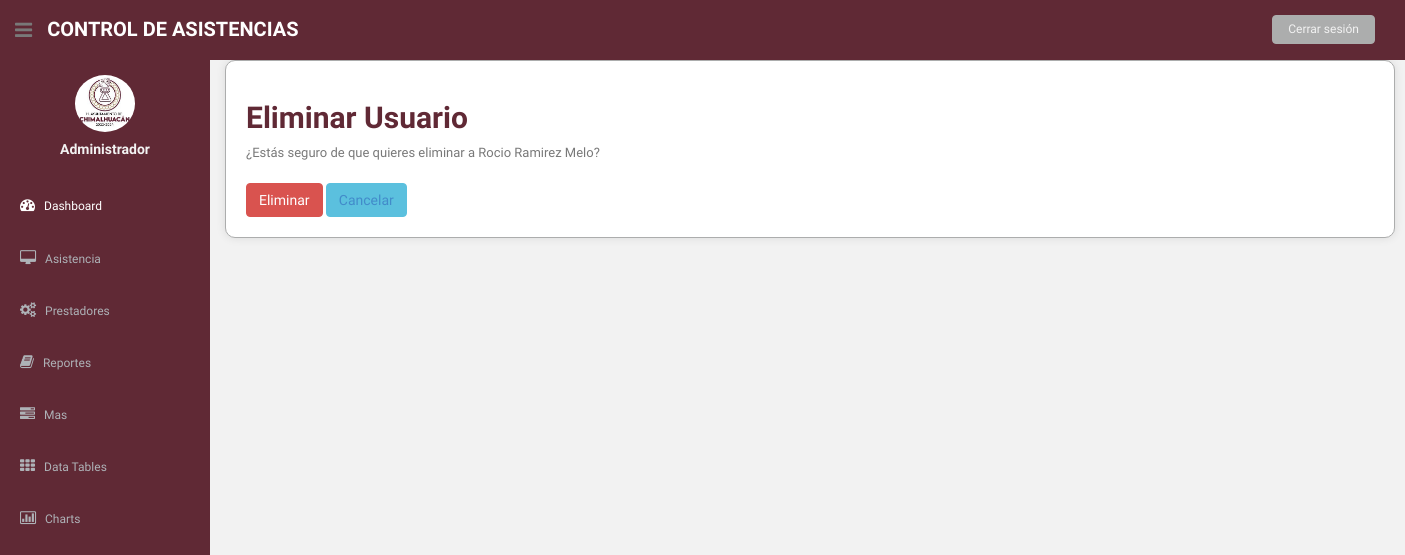
The app's page /eliminar_usuario/1/ (signed in) with its own data.
### asistencia/models.py (models this page shows, shortened)
class Usuarios(models.Model):
    nombre = models.CharField(max_length=100)
    apellido_paterno = models.CharField(max_length=100)
    apellido_materno = models.CharField(max_length=100)
    telefono = models.CharField(max_length=20)
    correo_electronico = models.EmailField(max_length=255)
    OPCIONES_SERVICIO = [
        ('SS', 'Servicio Social'),
        ('R', 'Residencias'),
    ]
    tipo_servicio = models.CharField(max_length=2, choices=OPCIONES_SERVICIO)
    horas_realizadas = models.IntegerField(default=0)  # Se actualizará según las horas realizadas
    horas_requeridas = models.IntegerField()  # Horas requeridas para el servicio

### asistencia/views.py (the view)
# urls.py: path('eliminar_usuario/<int:pk>/', views.eliminar_usuario, name='eliminar_usuario'),
@login_required
def eliminar_usuario(request, pk):
    usuario = get_object_or_404(Usuarios, pk=pk)
    if request.method == 'POST':
        usuario.delete()
        messages.success(request, 'Usuario eliminado correctamente.')
        return redirect('lista_usuarios')
    return render(request, 'eliminar_usuario.html', {'usuario': usuario})

### asistencia/templates/eliminar_usuario.html (shortened to what this page needs)
{% load static %}
<!DOCTYPE html>
<html lang="en">
<head>
  <link href="{% static 'css/bootstrap.css' %}" rel="stylesheet">
  <link href="{% static 'font-awesome/css/font-awesome.css' %}" rel="stylesheet" />
  <link rel="stylesheet" type="text/css" href="{% static 'css/zabuto_calendar.css' %}">
  <link rel="stylesheet" type="text/css" href="{% static 'js/gritter/css/jquery.gritter.css' %}" />
  <link rel="stylesheet" type="text/css" href="{% static 'lineicons/style.css' %}">
  <link href="{% static 'css/style.css' %}" rel="stylesheet">
  <link href="{% static 'css/style-responsive.css' %}" rel="stylesheet">
</head>
<body>
  <section id="container">
    <header class="header black-bg">
      <div class="sidebar-toggle-box">
        <div class="fa fa-bars tooltips" data-placement="right" data-original-title="Toggle Navigation"></div>
      </div>
      <a href="{% url 'index' %}" class="logo"><b>Control de Asistencias</b></a>
      <div class="top-menu">
        <ul class="nav pull-right top-menu">
          <li><a class="logout" href="{% url 'login' %}">Cerrar sesión</a></li>
        </ul>
      </div>
    </header>
    <aside>
      <div id="sidebar" class="nav-collapse">
        <ul class="sidebar-menu" id="nav-accordion">
          <p class="centered"><a href="profile.html"><img src="{% static 'img/LOGO.jpg' %}" class="img-circle" width="60"></a></p>
          <h5 class="centered">Administrador</h5>
          <li class="mt">
            <a class="active" href="{% url 'index' %}">
              <i class="fa fa-dashboard"></i>
              <span>Dashboard</span>
            </a>
          </li>
          <li class="sub-menu">
            <a href="javascript:;">
              <i class="fa fa-desktop"></i>
              <span>Asistencia</span>
            </a>
          </li>
          <li class="sub-menu">
            <a href="javascript:;">
              <i class="fa fa-cogs"></i>
              <span>Prestadores</span>
            </a>
          </li>
          <li class="sub-menu">
            <a href="javascript:;">
              <i class="fa fa-book"></i>
              <span>Reportes</span>
            </a>
          </li>
          <li class="sub-menu">
            <a href="javascript:;">
              <i class="fa fa-tasks"></i>
              <span>Mas</span>
            </a>
          </li>
          <li class="sub-menu">
            <a href="javascript:;">
              <i class="fa fa-th"></i>
              <span>Data Tables</span>
            </a>
          </li>
          <li class="sub-menu">
            <a href="javascript:;">
              <i class="fa fa-bar-chart-o"></i>
              <span>Charts</span>
            </a>
          </li>
        </ul>
      </div>
    </aside>
    <section id="main-content">
      <section class="wrapper">
        <div class="container">
          <h2>Eliminar Usuario</h2>
          <p>¿Estás seguro de que quieres eliminar a {{ usuario.nombre }} {{ usuario.apellido_paterno }} {{ usuario.apellido_materno }}?</p>
          <form action="" method="post">
            <button type="submit" class="btn btn-danger">Eliminar</button>
            <a href="{% url 'lista_usuarios' %}" class="btn btn-secondary">Cancelar</a>
          </form>
        </div>
      </section>
    </section>
  </section>
</body>
</html>

### asistencia/static/css/style.css (style rules this page uses)
body { color: #797979; background: #f2f2f2; font-family: 'Ruda', sans-serif; padding: 0px !important; margin: 0px !important; font-size:13px; }
ul li { list-style: none; }
a, a:hover, a:focus { text-decoration: none; outline: none; }
#container { width: 100%; height: 100%; }
.centered { text-align: center; }
.mt { margin-top: 25px; }
ul.top-menu > li > .logout { color: #f2f2f2; font-size: 12px; border-radius: 4px; -webkit-border-radius: 4px; border: 1px solid #ACADAD !important; padding: 5px 15px; margin-right: 15px; background: #ACADAD; margin-top: 15px; }
#sidebar { width: 210px; height: 100%; position: fixed; background: #602935; }
#sidebar h5 { color: #f2f2f2; font-weight: 700; }
#sidebar ul li { position: relative; }
ul.sidebar-menu , ul.sidebar-menu li ul.sub { margin: -2px 0 0; padding: 0; }
ul.sidebar-menu { margin-top: 75px; }
ul.sidebar-menu li { margin-bottom: 5px; margin-left:10px; margin-right:10px; }
ul.sidebar-menu li.sub-menu { line-height: 15px; }
ul.sidebar-menu li a span { display: inline-block; }
ul.sidebar-menu li a { color: #aeb2b7; text-decoration: none; display: block; padding: 15px 0 15px 10px; font-size: 12px; outline: none; -webkit-transition: all 0.3s ease; -moz-transition: all 0.3s ease; -o-transition: all 0.3s ease; -ms-transition: all 0.3s ease; transition: all 0.3s ease; }
ul.sidebar-menu li a.active, ul.sidebar-menu li a:hover, ul.sidebar-menu li a:focus { background: #602935; color: #fff; display: block; -webkit-transition: all 0.3s ease; -moz-transition: all 0.3s ease; -o-transition: all 0.3s ease; -ms-transition: all 0.3s ease; transition: all 0.3s ease; }
ul.sidebar-menu li a i { font-size: 15px; padding-right: 6px; }
ul.sidebar-menu li a.active i { color: #fff; }
#main-content { margin-left: 210px; }
.header, .footer { min-height: 60px; padding: 0 15px; }
.header { position: fixed; left: 0; right: 0; z-index: 1002; }
.black-bg { background: #602935; border-bottom: 1px solid #602935; }
.wrapper { display: inline-block; margin-top: 60px; padding-left: 15px; padding-right: 15px; padding-bottom: 15px; padding-top: 0px; width: 100%; }
a.logo { font-size: 20px; color: #ffffff; float: left; margin-top: 15px; text-transform: uppercase; }
a.logo b { font-weight: 900; }
#top_menu .nav > li, ul.top-menu > li { float: left; }
ul.top-menu > li > a { color: #666666; font-size: 16px; border-radius: 4px; -webkit-border-radius: 4px; border:1px solid #666666 !important; padding: 2px 6px; margin-right: 15px; }
.sidebar-toggle-box { float: left; padding-right: 15px; margin-top: 20px; }
.sidebar-toggle-box .fa-bars { cursor: pointer; display: inline-block; font-size: 20px; }

### asistencia/templates/eliminar_usuario.html (style rules this page uses)
.container { background-color: #ffffff; border: 1px solid #ACADAD; padding: 20px; border-radius: 10px; box-shadow: 0px 0px 10px rgba(0, 0, 0, 0.1); }
.container h2 { color: #602935; font-weight: bold; }
.container p { margin-top: 10px; margin-bottom: 20px; }
.container form { margin-top: 20px; }
.container .btn-danger { background-color: #D9534F; border-color: #D9534F; }
.container .btn-secondary { background-color: #5BC0DE; border-color: #5BC0DE; }

### records on screen
Usuarios: nombre "Rocio", apellido_paterno "Ramirez", apellido_materno "Melo"
